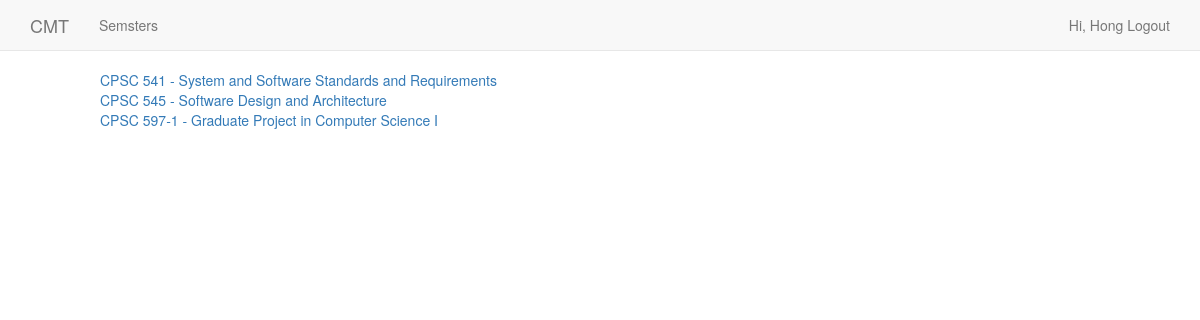
Page /semester/Spring-2015/ (signed in) on the committed database.
### student_accounts/models.py (models this page shows, shortened)
class MyUser(AbstractBaseUser):
    username = models.CharField(
    max_length=255,
    unique=True,
    )
    email = models.EmailField(
    verbose_name='email address',
    max_length=255,
    unique=True,
    )
    first_name= models.CharField(
    max_length=120,
    null=True,
    blank=True,
    )
    last_name= models.CharField(
    max_length=120,
    null=True,
    blank=True,
    )
    is_active = models.BooleanField(default=True)
    is_admin = models.BooleanField(default=False)
    cwid = models.IntegerField(blank=True, null=True)
    objects = MyUserManager()
    USERNAME_FIELD = 'username'
    REQUIRED_FIELDS = ['email']

### courses/models.py (models this page shows, shortened)
class Course(models.Model):
    title = models.CharField(max_length=120)
    course_code = models.CharField(max_length=20)
    unit = models.IntegerField(default=0)
    lecturer = models.CharField(max_length=40, blank=True)
    semester = models.ForeignKey("Semester", default=1)
    course_description = models.TextField(blank=True)
    currently_enrolled = models.BooleanField(default=True)
    slug = models.SlugField(unique=True, null=True, blank=True, max_length=120)
    objects = CourseManager()
    class Meta:
        unique_together = ('slug', 'semester')
    def __unicode__(self):
        return "%s - %s" % (self.course_code, self.title)
    def get_absolute_url(self):
        try:
            return reverse('course_detail', kwargs={"course_slug": self.slug, "semester_slug": self.semester.slug})
        except:
            return "/"

### courses/views.py (the view)
# urls.py: url(r'^semester/(?P<semester_slug>[\w-]+)/$', courses_views.semester_detail, name='semester_detail'),
@login_required
def semester_detail(request, semester_slug):
    path = request.get_full_path()
    activities = Activity.objects.filter(path=path)
    try:
        semester = Semester.objects.get(slug=semester_slug)
        queryset = semester.course_set.all()
        return render(request,
                      'courses/semester_detail.html', {"semester": semester,
                                                       "queryset": queryset
                                                       })
    except:
        raise Http404

### courses/models.py (called while the page is built)
    def get_queryset(self):
        return CourseQueryset(self.model, using=self._db)

### templates/courses/semester_detail.html
{% extends 'base.html' %}
{% block content %}
<div class="col-md-offset-1">
{% for course in queryset %}
	<a href="{{ course.get_absolute_url }}">{{ course }} </a>
	<br/>
{% endfor %}
</div>
{% endblock %}

### templates/navbar.html (shortened to what this page needs)
    <nav class="navbar navbar-default navbar-static-top">
      <div class="container">
        <div class="navbar-header">
          <a class="navbar-brand" href="/">CMT</a>
        </div>
        <div id="navbar" class="navbar-collapse collapse">
          <ul class="nav navbar-nav">
            <li><a href="{% url 'semester_list' %}">Semsters</a></li>
           </ul>
          <ul class="nav navbar-nav navbar-right">
          {% if user.is_authenticated %}
            <li> <a href="{% url 'logout' %}">Hi, {{user.first_name}} Logout</a></li>
          {% else %}
            <li><a href="{% url 'login' %}">Login</a></li>
          {% endif %}
          </ul>
        </div>
      </div>
    </nav>

### templates/base.html (style rules this page uses)
body { min-height: 100%; min-width: 100%; }
.navbar-static-top { margin-bottom: 19px; }

### rows in the picture
MyUser: first_name "Hong"
Course: course_code+title "CPSC 541 - System and Software Standards and Requirements"
Course: course_code+title "CPSC 545 - Software Design and Architecture"
Course: course_code+title "CPSC 597-1 - Graduate Project in Computer Science I"
